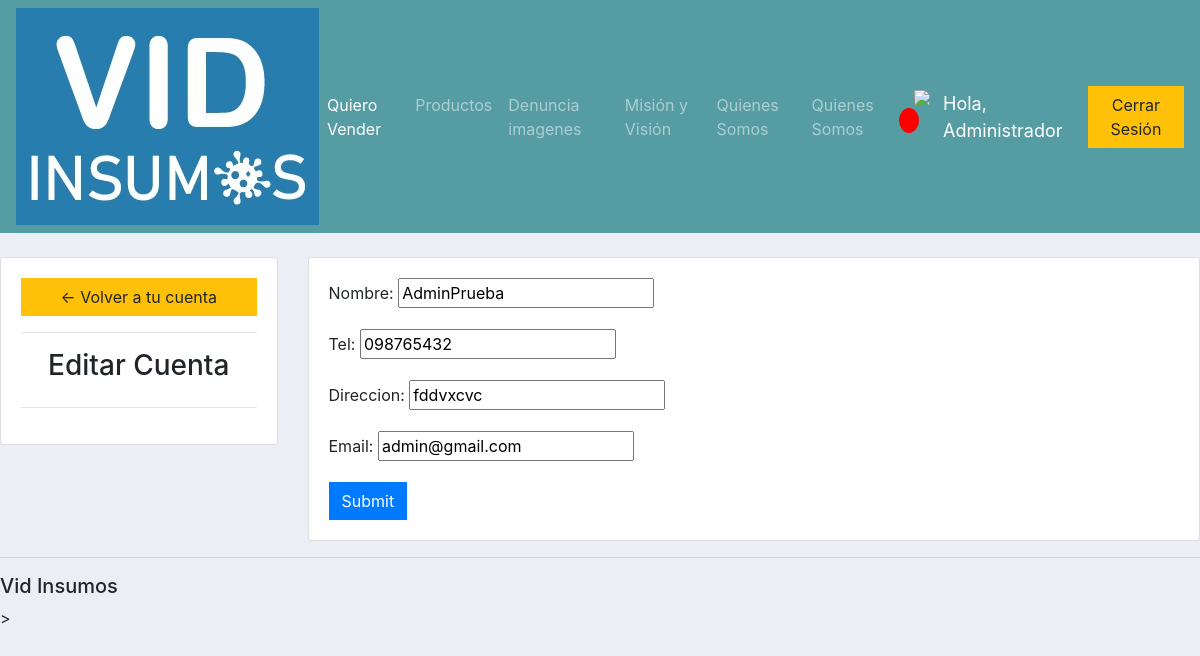
/accounts/ (signed in), run on the app's committed database.
### accounts/models.py (models this page shows, shortened)
class Cliente(models.Model):
    user = models.OneToOneField(User, null=True,  on_delete=models.CASCADE)
    nombre = models.CharField(max_length=200, null=True)
    tel = models.CharField(max_length=200, null=True)
    direccion = models.CharField(max_length=200, null=True)
    email = models.CharField(max_length=200, null=True)
    fecha_creacion = models.DateTimeField(auto_now_add=True, null=True)

### accounts/views.py (the view)
# urls.py: path('accounts/', views.perfilEditar, name="accounts"),
def perfilEditar(request):
	cliente = request.user.cliente
	form = ClienteForm(instance=cliente)
	if request.method == 'POST':
		form = ClienteForm(request.POST, request.FILES, instance=cliente)
		if form.is_valid():
			form.save()
	context = {'form': form}
	return render(request, 'accounts/perfil_editar.html', context)

### accounts/forms.py
class ClienteForm(ModelForm):
	class Meta:
		model = Cliente
		fields = '__all__'
		exclude = ['user']

### accounts/templates/accounts/perfil_editar.html (shortened to what this page needs)
{%  extends 'accounts/main.html' %}
{% load static %}
{% block content %}
<br>
<div class="row">
	<div class="col-md-3">
		<div class="card card-body">
			<a class="btn btn-warning" href="{% url 'home' %}"> &#8592; Volver a tu cuenta</a>
			<hr>
			<h3 style="text-align: center">Editar Cuenta</h3>
			<hr>
		</div>
	</div>
	<div class="col-md-9">
		<div class="card card-body">
			<form method="POST" action="" enctype="multipart/form-data">
				{{form.as_p}}
			<input class="btn btn-primary" type="submit" name="Actualizar Información">
			</form>
		</div>
	</div>
</div>
{% endblock %}

### accounts/templates/accounts/navbar.html (shortened to what this page needs)
{% load static  %}
<nav class="navbar navbar-expand-lg navbar-dark bg-dark">
  <img src="{% static 'images/vid_insumos_azul.jpeg' %}">
  <div class="collapse navbar-collapse" id="navbarNav">
    <ul class="navbar-nav">
      {% if request.user.is_staff %}
      <li class="nav-item active">
        <a class="nav-link" href="{% url 'home' %}">Quiero Vender <span class="sr-only">(current)</span></a>
      </li>
      <li class="nav-item">
        <a class="nav-link" href="{% url 'productos' %}">Productos</a>
      </li>
      <li class="nav-item">
        <a class="nav-link" href="#">Denuncia imagenes</a>
      </li>
      <li class="nav-item">
        <a class="nav-link mision_vision" href="#">Misión y Visión</a>
      </li>
        <li class="nav-item">
        <a class="nav-link quienes_somos" href="#">Quienes Somos</a>
      </li>
      <li class="nav-item">
        <a class="nav-link quienes_somos" href="#">Quienes Somos</a>
      </li>
      {% else %}
      <li class="nav-item">
        <a class="nav-link" href="{% url 'accounts' %}">Editar</a>
      </li>
      {% endif %}
    </ul>
  </div>
   <div class="form-inline my-2 my-lg-0">
     <a href="{% url 'carrito' %}">
	    		<img  id="carrito-icon" src="{% static 'images/carrito_ecommerce.png' %}">
	    	</a>
	    	<p id="carrito-total">{{carritoItems}}</p>
    </div>
  <span class="hello-msg">Hola, {{ request.user }} </span>
  <span><a class="btn btn-warning" href="{% url 'logout' %}">Cerrar Sesión</a></span>
</nav>

### static/css/main.css (style rules this page uses)
body { background-color: #ebeff5; }
.bg-dark { background-color: #569ca3!important; }
#carrito-icon { width:25px; display: inline-block; margin-left: 15px; }
#carrito-total { display: block; text-align: center; color:#fff; background-color: red; width: 20px; height: 25px; border-radius: 50%; font-size: 14px; }
.btn { border-radius: 0; }

### accounts/templates/accounts/navbar.html (style rules this page uses)
.hello-msg { font-size: 18px; color: #fff; margin-right: 20px; }

### data on the page
Cliente: nombre "AdminPrueba", tel "098765432", direccion "fddvxcvc", email "admin@gmail.com"

### other printed values
{{ request.user }} "Administrador"
